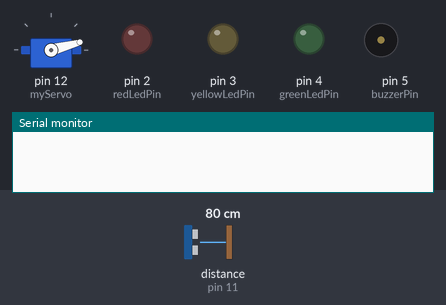
Bench run of a sketch on a simulated Arduino Uno, built with avr-gcc and run on an emulated ATmega328P. Shown: servo, output pins drawn as LEDs (lit = HIGH), buzzer (waves = sounding), the last lines printed to the serial monitor. Wiring (inferred from the names in the program): ultrasonic range finder: trigger pin 10; echo pin 11. The inputs (shaded band) are chosen by the test bench; at power-on: distance to the obstacle (sensor on pin 11) 80 cm. The echo pulse lasts 58.3 µs per cm; pins used as bus, display or sensor lines are not drawn.

Above: at 0.01 s.
1.3 s: distance to the obstacle (sensor on pin 11) set to 2 cm
At 2.1 s:
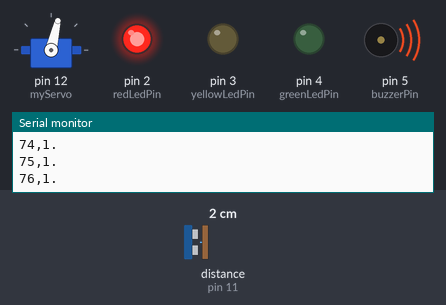
4.3 s: distance to the obstacle (sensor on pin 11) set to 168 cm
At 5.01 s:
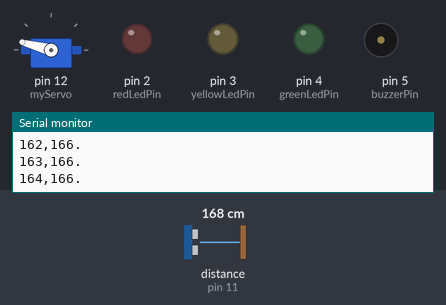
7.3 s: distance to the obstacle (sensor on pin 11) set to 4 cm
At 10.26 s:
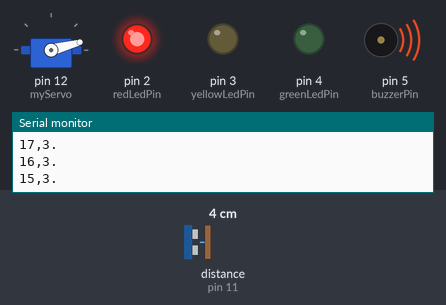
10.3 s: distance to the obstacle (sensor on pin 11) set to 18 cm
At 11.3 s:
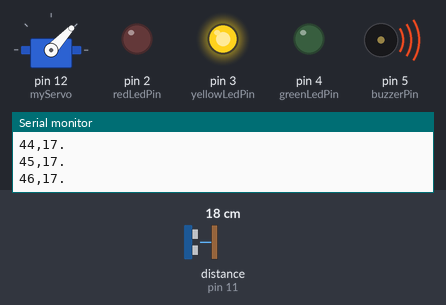
13.3 s: distance to the obstacle (sensor on pin 11) set to 9 cm
At 15.05 s:
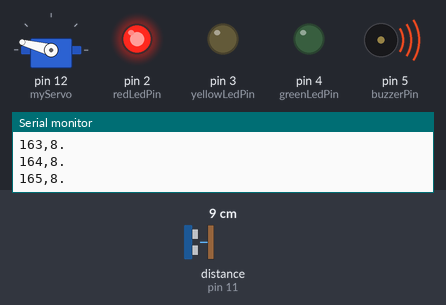
16.3 s: distance to the obstacle (sensor on pin 11) set to 35 cm
At 19.96 s:
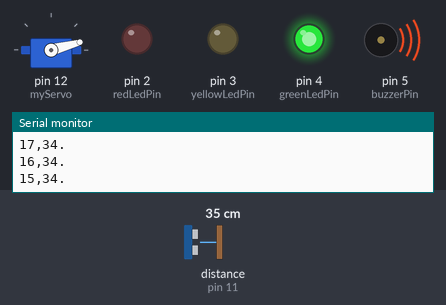
Timing chart, 0 to 25.6 s (numbered marks = the images above; inputs shaded):
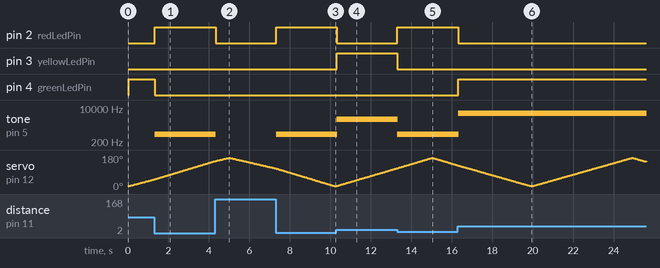

Measured:
- after the input at 1.3 s, pin 2 (redLedPin): LOW → HIGH at once; pin 4 (greenLedPin): HIGH → LOW at once; tone on pin 5 (buzzerPin): silent → 500 Hz at once
- after the input at 4.3 s, pin 2 (redLedPin): HIGH → LOW at once; tone on pin 5 (buzzerPin): 500 Hz → silent at once
- after the input at 7.3 s, pin 2 (redLedPin): LOW → HIGH at once; tone on pin 5 (buzzerPin): silent → 500 Hz at once
- after the input at 10.3 s, pin 2 (redLedPin): HIGH → LOW at once; pin 3 (yellowLedPin): LOW → HIGH at once; tone on pin 5 (buzzerPin): 500 Hz → 2800 Hz at once
- after the input at 13.3 s, pin 2 (redLedPin): LOW → HIGH at once; pin 3 (yellowLedPin): HIGH → LOW at once; tone on pin 5 (buzzerPin): 2800 Hz → 500 Hz at once
- after the input at 16.3 s, pin 2 (redLedPin): HIGH → LOW after 0.03 s instead of 7.5 s; pin 4 (greenLedPin): LOW → HIGH at once; tone on pin 5 (buzzerPin): 500 Hz → 5600 Hz at once

The sketch:

project.ino
```cpp
#include <Servo.h>

// Ultrasonic Sensor Pins
const int trigPin = 10;
const int echoPin = 11;

// Servo Pin
Servo myServo;

// LED Pins
const int redLedPin = 2;
const int yellowLedPin = 3;
const int greenLedPin = 4;

// Buzzer Pin
const int buzzerPin = 5;

// Variables
long duration;
int distance;
int angle = 0;

void setup() {
  Serial.begin(9600);

  pinMode(trigPin, OUTPUT);
  pinMode(echoPin, INPUT);

  myServo.attach(12); // Servo on pin 12

  pinMode(redLedPin, OUTPUT);
  pinMode(yellowLedPin, OUTPUT);
  pinMode(greenLedPin, OUTPUT);
  pinMode(buzzerPin, OUTPUT);
}

void loop() {
  // Sweep from 15° to 165°
  for (angle = 15; angle <= 165; angle++) {
    myServo.write(angle);
    delay(30);
    distance = calculateDistance();
    sendData(angle, distance);
    handleDistanceAlert(distance);
  }

  // Sweep from 165° to 15°
  for (angle = 165; angle >= 15; angle--) {
    myServo.write(angle);
    delay(30);
    distance = calculateDistance();
    sendData(angle, distance);
    handleDistanceAlert(distance);
  }
}

int calculateDistance() {
  // Trigger pulse to start the ultrasonic sensor
  digitalWrite(trigPin, LOW);
  delayMicroseconds(2);
  digitalWrite(trigPin, HIGH);
  delayMicroseconds(10);
  digitalWrite(trigPin, LOW);

  // Measure the duration of the pulse received
  duration = pulseIn(echoPin, HIGH);

  // Calculate the distance in cm
  distance = duration * 0.034 / 2;

  return distance;
}

void sendData(int angle, int distance) {
  Serial.print(angle);
  Serial.print(",");
  Serial.print(distance);
  Serial.println(".");
}

void handleDistanceAlert(int dist) {
  digitalWrite(redLedPin, LOW);
  digitalWrite(yellowLedPin, LOW);
  digitalWrite(greenLedPin, LOW);
  noTone(buzzerPin);

  if (dist < 10) {
    digitalWrite(redLedPin, HIGH);
    tone(buzzerPin, 500);
  } else if (dist < 30) {
    digitalWrite(yellowLedPin, HIGH);
    tone(buzzerPin, 2800);
  } else if (dist < 50) {
    digitalWrite(greenLedPin, HIGH);
    tone(buzzerPin, 5600);
  } else if (dist < 100) {
    digitalWrite(greenLedPin, HIGH);
  }
}
```
